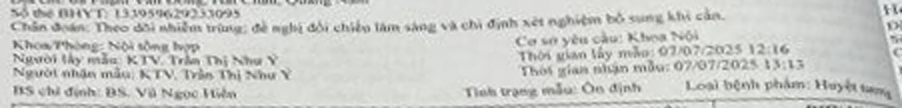
#> input picture evaluation/debug_crops/sample_001_diagnosis_block.jpg, 1804 x 216 px (shown at 1/2 size)
$ python -i image_processing.py   (imports and definitions only)
#> lines starting #> are read from the running program, lines starting #| are printed output that depends on the picture; after the words box and inside, x2 and y2 are one past the last pixel; in counts of white or black regions, pixels touching at a corner belong together
#> further down, picture is the input picture: shape (216, 1804, 3); mean B, G, R 201.3, 204.8, 203.6
from __future__ import annotations

from typing import Optional

import cv2
import numpy as np


def deskew_image(image_bgr: np.ndarray, max_skew_deg: float = 10.0) -> np.ndarray:
    """Tự động xoay thẳng ảnh bị nghiêng nhẹ (< max_skew_deg độ).

    Thuật toán:
      1. Invert + Otsu threshold → text thành pixel trắng trên nền đen
      2. Dilation ngang → nối ký tự thành các dòng chữ dài
      3. findContours → minAreaRect trên từng dòng → lấy góc nghiêng
      4. Median của tất cả góc → loại bỏ nhiễu từ đường kẻ bảng, chữ ký...
      5. Chỉ xoay nếu 0.5° ≤ |skew| ≤ max_skew_deg (tránh over-correct)
    """
#> called with max_skew_deg = 10
    gray = cv2.cvtColor(image_bgr, cv2.COLOR_BGR2GRAY)
    _, binary = cv2.threshold(gray, 0, 255, cv2.THRESH_BINARY_INV + cv2.THRESH_OTSU)
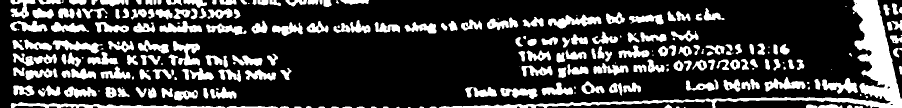
#> binary: shape (216, 1804) (shown at 1/2 size); 23.4% white; 247 white regions (40 under 20 px), largest, box (x1, y1, x2, y2) and area: (878, 0, 1804, 216) 16149, (21, 204, 451, 216) 2204, (1096, 29, 1203, 57) 1495

    h, w = image_bgr.shape[:2]
#> h = 216; w = 1804
    # Kernel ngang dài để nối các chữ thành dòng, nhưng không nối các hàng với nhau
    kw = max(20, w // 60)
#> kw = 30
    kernel = cv2.getStructuringElement(cv2.MORPH_RECT, (kw, 3))
    dilated = cv2.dilate(binary, kernel, iterations=1)
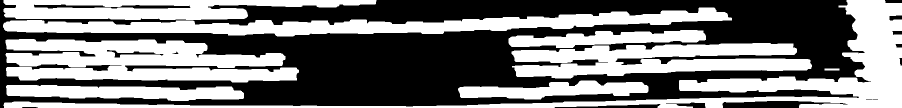
#> dilated: shape (216, 1804) (shown at 1/2 size); 48.3% white; 9 white regions

    contours, _ = cv2.findContours(dilated, cv2.RETR_EXTERNAL, cv2.CHAIN_APPROX_SIMPLE)
#> contours = 9 contours; largest, box (x1, y1, x2, y2) and area: (7, 0, 1804, 216) 41268, (11, 78, 598, 165) 34742, (6, 15, 1464, 73) 31522, (1023, 86, 1624, 157) 26148, (7, 0, 753, 40) 20310

    angles: list[float] = []
    min_area = w * h * 0.0005  # bỏ qua contour quá nhỏ (nhiễu, dấu chấm...)
#> min_area = 194.8
    for cnt in contours:
        if cv2.contourArea(cnt) < min_area:
            continue
        angle = cv2.minAreaRect(cnt)[-1]
        # OpenCV trả angle trong (-90, 0]. Chuẩn hoá về (-45, 45]:
        if angle < -45:
            angle += 90
        if abs(angle) <= max_skew_deg:
            angles.append(angle)
#> this loop made 9 passes
#> angle on passes 1, 2, 4, 5, 6, 7, 8, 9: 0.491, -2.26, -1.94, 0.541, -2.54, -1.07, 0, 0
#> cnt on pass 3: [[1649, 137], [1649, 140], [1678, 140], [1678, 137]]
#> after the loop, angles = [0.491, -2.26, -1.94, 0.541, -2.54, -1.07, 0, 0]

    if not angles:
        return image_bgr

    skew = float(np.median(angles))
#> skew = -0.533
    if abs(skew) < 0.5:
        return image_bgr

    center = (w // 2, h // 2)
#> center = (902, 108)
    # Xoay ngược chiều nghiêng để thẳng lại
    M = cv2.getRotationMatrix2D(center, -skew, 1.0)
#> M = [[1, 0.0093, -0.965], [-0.0093, 1, 8.39]]
    return cv2.warpAffine(
        image_bgr, M, (w, h),
        flags=cv2.INTER_CUBIC,
        borderMode=cv2.BORDER_REPLICATE,
    )
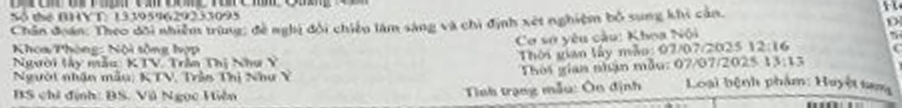
#> returned value: shape (216, 1804, 3) (shown at 1/2 size); mean of channels 0, 1, 2 201, 204.6, 203.3; drawn as B, G, R


def to_gray(image_bgr: np.ndarray) -> np.ndarray:
    return cv2.cvtColor(image_bgr, cv2.COLOR_BGR2GRAY)


def resize_image(image: np.ndarray, scale: float = 2.0) -> np.ndarray:
    return cv2.resize(image, None, fx=scale, fy=scale, interpolation=cv2.INTER_CUBIC)


def apply_threshold(gray_image: np.ndarray, adaptive: bool = False) -> np.ndarray:
    if adaptive:
        return cv2.adaptiveThreshold(
            gray_image,
            255,
            cv2.ADAPTIVE_THRESH_GAUSSIAN_C,
            cv2.THRESH_BINARY,
            31,
            10,
        )
    _, binary = cv2.threshold(
        gray_image, 0, 255, cv2.THRESH_BINARY + cv2.THRESH_OTSU
    )
    return binary


def preprocess_for_ocr(image_bgr: np.ndarray, label: Optional[str] = None) -> np.ndarray:
    gray = to_gray(image_bgr)
    gray = resize_image(gray, scale=2.0)
    gray = cv2.bilateralFilter(gray, d=7, sigmaColor=40, sigmaSpace=40)
    return apply_threshold(gray, adaptive=(label == "test_table"))

>>> import cv2
>>> picture = cv2.imread('../../evaluation/debug_crops/sample_001_diagnosis_block.jpg')
>>> result = deskew_image(picture)

$ run again, on evaluation/debug_crops/sample_002_diagnosis_block.jpg
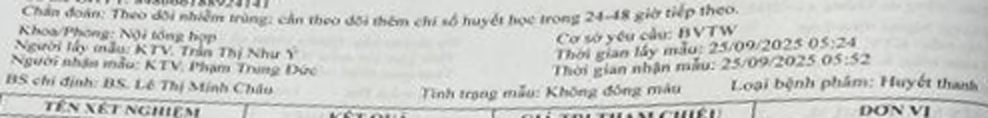
#> input picture evaluation/debug_crops/sample_002_diagnosis_block.jpg, 1976 x 236 px (shown at 1/2 size)
#> picture is the input picture: shape (236, 1976, 3); mean B, G, R 201.7, 205.1, 203.6
#> in deskew_image, `_, binary = cv2.threshold(gray, 0, 255, cv2.THRESH_BINARY_INV + cv2.TH..`:
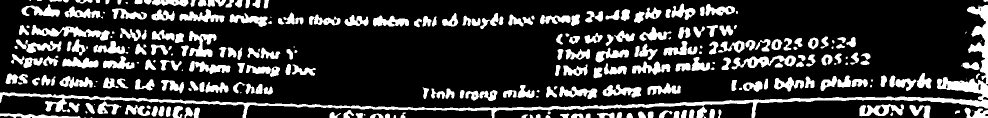
#> binary: shape (236, 1976) (shown at 1/2 size); 21% white; 279 white regions (38 under 20 px), largest, box (x1, y1, x2, y2) and area: (0, 10, 1976, 236) 17873, (63, 50, 220, 81) 1955, (1463, 111, 1592, 139) 1567
#> in deskew_image, `dilated = cv2.dilate(binary, kernel, iterations=1)`:
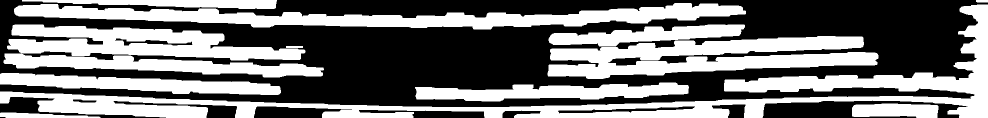
#> dilated: shape (236, 1976) (shown at 1/2 size); 46.2% white; 12 white regions
#> contours = 12 contours; largest, box (x1, y1, x2, y2) and area: (0, 9, 1976, 236) 59580, (7, 49, 648, 155) 37817, (28, 6, 1492, 59) 33354, (1095, 72, 1757, 158) 31600, (0, 146, 562, 190) 12806
#> the loop in deskew_image, `for cnt in contours:` made 12 passes
#> angle on passes 1, 2, 3, 4, 6, 7, 8, 9: 0, 0.909, -1.16, 2.12, -2.85, -4.09, 2.09, 0
#> after the loop in deskew_image, `for cnt in contours:`: angles = [0, 0.909, -1.16, 2.12, -2.85, -4.09, 2.09, 0, -0.0904, 0]
#> skew = 0

$ run again, on evaluation/debug_crops/sample_003_diagnosis_block.jpg
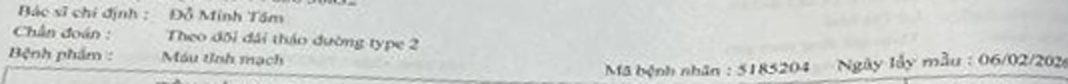
#> input picture evaluation/debug_crops/sample_003_diagnosis_block.jpg, 2136 x 168 px (shown at 1/2 size)
#> picture is the input picture: shape (168, 2136, 3); mean B, G, R 206.7, 209.4, 206.8
#> in deskew_image, `_, binary = cv2.threshold(gray, 0, 255, cv2.THRESH_BINARY_INV + cv2.TH..`:
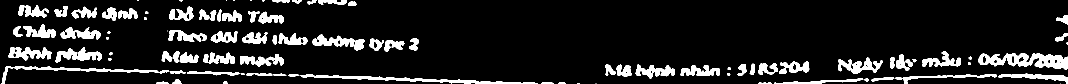
#> binary: shape (168, 2136) (shown at 1/2 size); 11.3% white; 98 white regions (12 under 20 px), largest, box (x1, y1, x2, y2) and area: (1956, 107, 2136, 140) 3249, (600, 149, 1076, 168) 2299, (3, 132, 339, 168) 1655
#> in deskew_image, `dilated = cv2.dilate(binary, kernel, iterations=1)`:
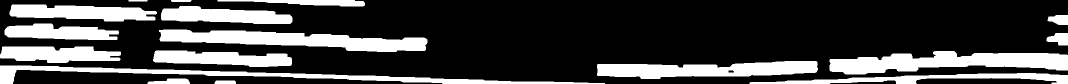
#> dilated: shape (168, 2136) (shown at 1/2 size); 25.5% white; 17 white regions
#> contours = 17 contours; largest, box (x1, y1, x2, y2) and area: (1659, 102, 2136, 149) 13164, (318, 59, 855, 104) 12724, (1194, 122, 1636, 158) 10498, (0, 131, 1210, 168) 9356, (19, 9, 314, 43) 6865
#> the loop in deskew_image, `for cnt in contours:` made 17 passes
#> angle on passes 1 to 8: 0, 0, 0, 0, -0.919, -1.13, 1.75, 0
#> after the loop in deskew_image, `for cnt in contours:`: angles = [0, 0, 0, 0, -0.919, -1.13, 1.75, 0, 0, 2.24, 2.03, 0, 1.93, 1.85, 0]
#> skew = 0

$ run again, on evaluation/debug_crops/sample_004_diagnosis_block.jpg
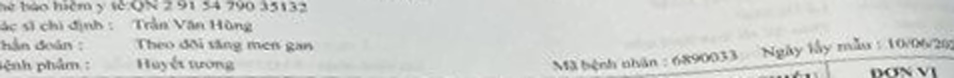
#> input picture evaluation/debug_crops/sample_004_diagnosis_block.jpg, 1908 x 156 px (shown at 1/2 size)
#> picture is the input picture: shape (156, 1908, 3); mean B, G, R 206.9, 209.9, 207.7
#> in deskew_image, `_, binary = cv2.threshold(gray, 0, 255, cv2.THRESH_BINARY_INV + cv2.TH..`:
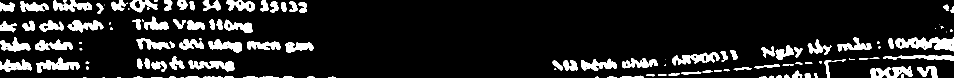
#> binary: shape (156, 1908) (shown at 1/2 size); 12% white; 134 white regions (19 under 20 px), largest, box (x1, y1, x2, y2) and area: (1791, 74, 1908, 103) 1975, (1344, 104, 1439, 131) 1197, (1740, 133, 1825, 156) 1197
#> in deskew_image, `dilated = cv2.dilate(binary, kernel, iterations=1)`:
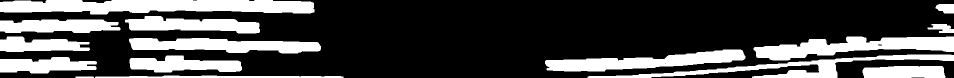
#> dilated: shape (156, 1908) (shown at 1/2 size); 27.6% white; 15 white regions
#> contours = 15 contours; largest, box (x1, y1, x2, y2) and area: (0, 0, 629, 29) 13823, (1507, 73, 1908, 121) 9746, (1090, 99, 1491, 143) 8522, (258, 76, 642, 107) 7776, (1175, 109, 1908, 156) 7253
#> the loop in deskew_image, `for cnt in contours:` made 15 passes
#> angle on passes 2 to 9: 0, 0, -2.18, 0, -3.9, -3.39, 1.8, -2.94
#> after the loop in deskew_image, `for cnt in contours:`: angles = [0, 0, -2.18, 0, -3.9, -3.39, 1.8, -2.94, 0, 0, 0, 1.61, 0, 0]
#> skew = 0
